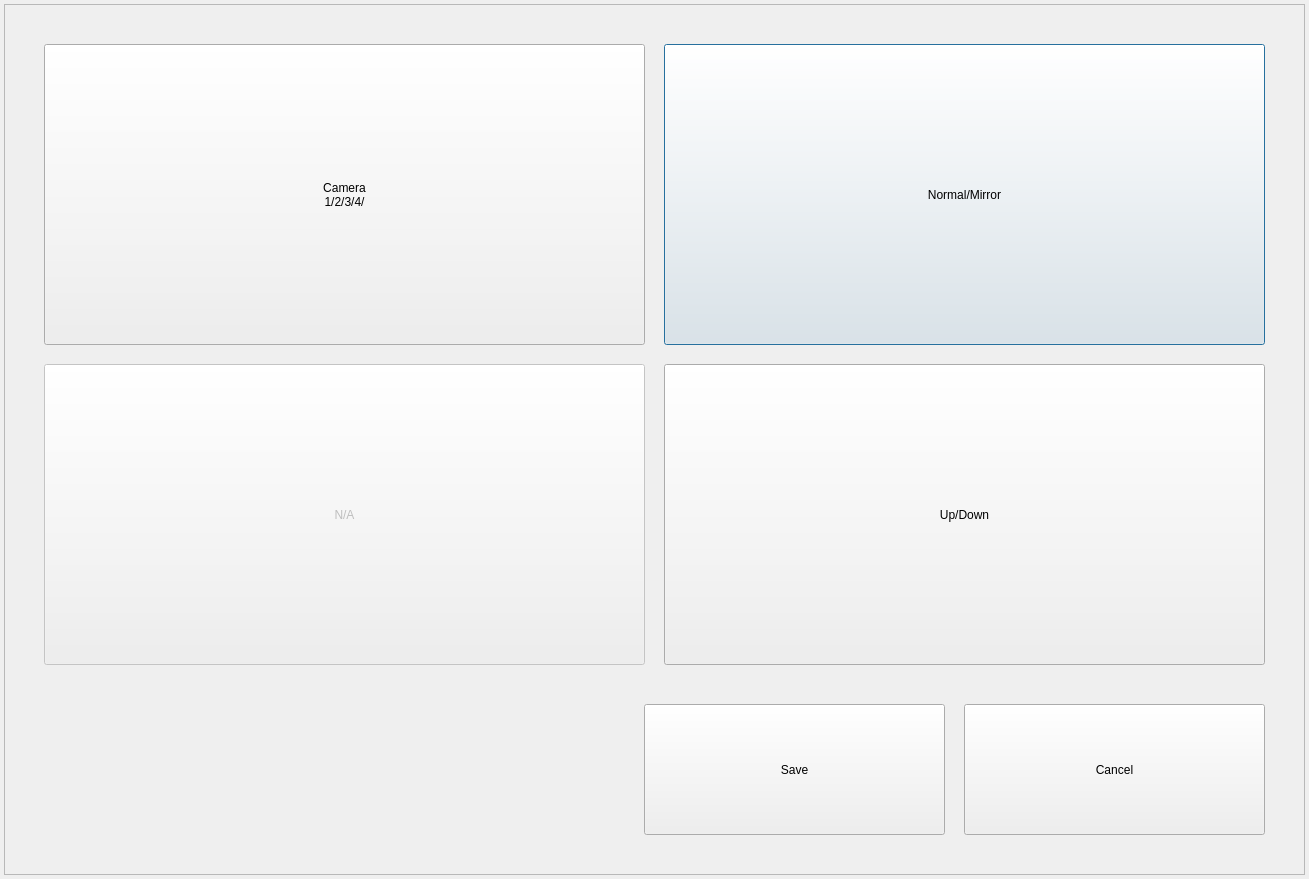
<?xml version="1.0" encoding="UTF-8"?>
<ui version="4.0">
 <class>VideoInputDialog1080p</class>
 <widget class="QDialog" name="VideoInputDialog1080p">
  <property name="geometry">
   <rect>
    <x>0</x>
    <y>0</y>
    <width>1309</width>
    <height>879</height>
   </rect>
  </property>
  <property name="windowTitle">
   <string>VIDEO INPUT PROPERTY</string>
  </property>
  <widget class="QFrame" name="frame">
   <property name="geometry">
    <rect>
     <x>4</x>
     <y>4</y>
     <width>1301</width>
     <height>871</height>
    </rect>
   </property>
   <property name="frameShape">
    <enum>QFrame::StyledPanel</enum>
   </property>
   <property name="frameShadow">
    <enum>QFrame::Raised</enum>
   </property>
   <widget class="QPushButton" name="buttonMirror">
    <property name="enabled">
     <bool>true</bool>
    </property>
    <property name="geometry">
     <rect>
      <x>660</x>
      <y>40</y>
      <width>601</width>
      <height>301</height>
     </rect>
    </property>
    <property name="minimumSize">
     <size>
      <width>236</width>
      <height>200</height>
     </size>
    </property>
    <property name="text">
     <string>Normal/Mirror</string>
    </property>
   </widget>
   <widget class="QPushButton" name="buttonCamera">
    <property name="geometry">
     <rect>
      <x>40</x>
      <y>40</y>
      <width>601</width>
      <height>301</height>
     </rect>
    </property>
    <property name="minimumSize">
     <size>
      <width>236</width>
      <height>200</height>
     </size>
    </property>
    <property name="text">
     <string>Camera
1/2/3/4/</string>
    </property>
   </widget>
   <widget class="QPushButton" name="buttonFlip">
    <property name="geometry">
     <rect>
      <x>660</x>
      <y>360</y>
      <width>601</width>
      <height>301</height>
     </rect>
    </property>
    <property name="minimumSize">
     <size>
      <width>236</width>
      <height>200</height>
     </size>
    </property>
    <property name="text">
     <string>Up/Down</string>
    </property>
   </widget>
   <widget class="QPushButton" name="buttonNotAvailable">
    <property name="enabled">
     <bool>false</bool>
    </property>
    <property name="geometry">
     <rect>
      <x>40</x>
      <y>360</y>
      <width>601</width>
      <height>301</height>
     </rect>
    </property>
    <property name="minimumSize">
     <size>
      <width>236</width>
      <height>200</height>
     </size>
    </property>
    <property name="text">
     <string>N/A</string>
    </property>
   </widget>
   <widget class="QPushButton" name="buttonSave">
    <property name="geometry">
     <rect>
      <x>640</x>
      <y>700</y>
      <width>301</width>
      <height>131</height>
     </rect>
    </property>
    <property name="text">
     <string>Save</string>
    </property>
   </widget>
   <widget class="QPushButton" name="buttonClose">
    <property name="geometry">
     <rect>
      <x>960</x>
      <y>700</y>
      <width>301</width>
      <height>131</height>
     </rect>
    </property>
    <property name="text">
     <string>Cancel</string>
    </property>
   </widget>
  </widget>
 </widget>
 <layoutdefault spacing="6" margin="11"/>
 <resources/>
 <connections/>
</ui>
